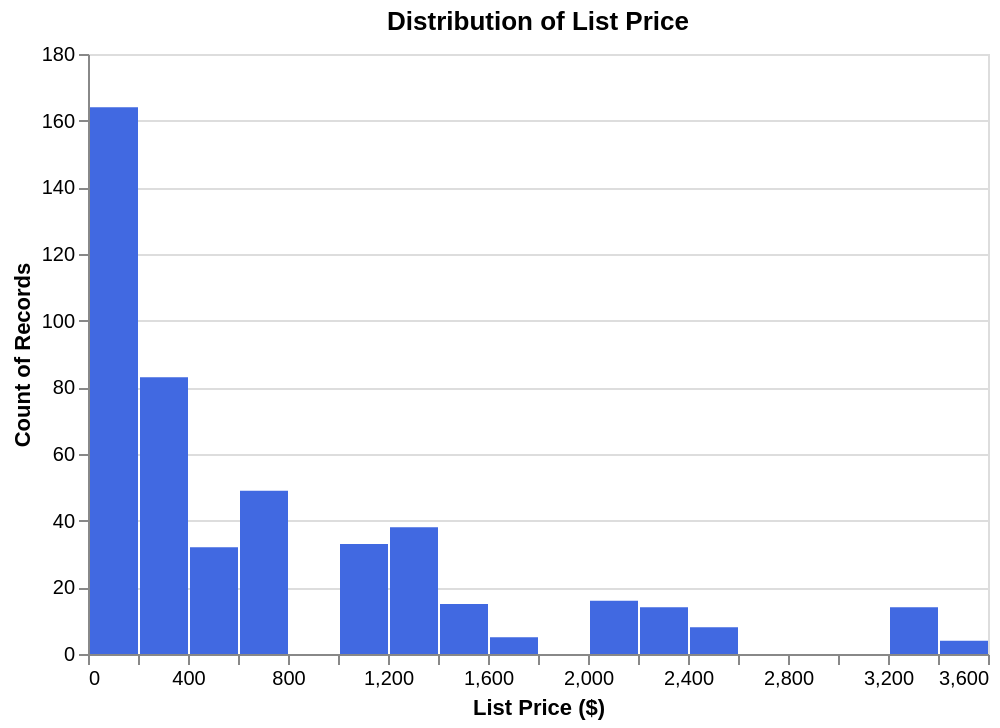

The notebook cell this image was saved under:
### Markdown cell above
### B.2 Explore Feature of Interest `list_price`

### Code cell
print(df['list_price'].describe())
alt.Chart(df.dropna(subset=['list_price'])).mark_bar(color='royalblue').encode(
    x=alt.X('list_price:Q', bin=alt.Bin(maxbins=30), title='List Price ($)'),
    y='count():Q'
).properties(title='Distribution of List Price', width=450, height=300)

### Figure 1 — Vega-Lite specification as saved in the notebook (floating-point values rounded to 4 significant figures; data arrays with more than 128 entries replaced by an {"elided": "..."} marker saying what was removed)
{"config": {"view": {"continuousWidth": 300, "continuousHeight": 300}}, "data": {"name": "data-b55615534fd38e06d1ef5dd849dbed4b"}, "mark": {"type": "bar", "color": "royalblue"}, "encoding": {"x": {"bin": {"maxbins": 30}, "field": "list_price", "title": "List Price ($)", "type": "quantitative"}, "y": {"aggregate": "count", "type": "quantitative"}}, "height": 300, "title": "Distribution of List Price", "width": 450, "$schema": "https://vega.github.io/schema/vega-lite/v5.20.1.json", "datasets": {"data-b55615534fd38e06d1ef5dd849dbed4b": {"elided": "475 records"}}}
